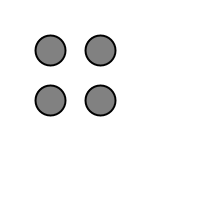
Frame 1 (no input)
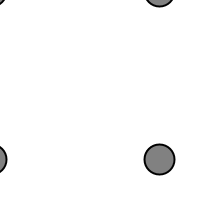
Frame 60 (the mouse pressed at the canvas centre just before this capture)
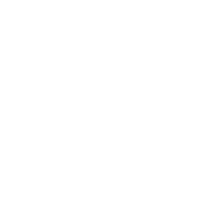
Frame 120 (the mouse held since frame 60 and released just before this capture)

The Processing sketch that drew these frames (run headless with seeded random() and noise(); from frame 60 on, the mouse is pressed at the canvas centre):

// Processing sketch: Exercise_4___4_1b_VariablesTask
// ── Exercise_4___4_1b_VariablesTask.pde
// Sketch 1 of exercise 4 - 4 modification using variables

int backgroundColor = 255;
int fillColor = 129;
int strokeW = 2;

float circleWidth = 30;
float circleHeight = 30; // not neccessary
float postionX = 50;
float postionY = 100;






void setup() {
  size(200, 200);
  smooth();
}

void draw() {
  background(backgroundColor);
  fill(fillColor);
  strokeWeight(strokeW);
  ellipse(postionX, postionX, circleWidth, circleHeight);
  ellipse(postionX, postionY, circleWidth, circleHeight);
  ellipse(postionY, postionX, circleWidth, circleHeight);
  ellipse(postionY, postionY, circleWidth, circleHeight);
  
  postionY = postionY + 1; // assignment operations experiment
  postionX = postionX - 1;
}
